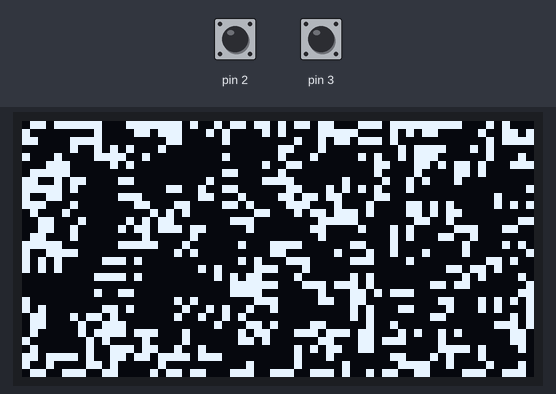
Simulated run of this sketch. Board: Arduino Uno, built with avr-gcc and run on an emulated ATmega328P. Shown: 128×64 one-colour display. The inputs (shaded band) are chosen by the test bench; at power-on: pin 3 HIGH, pin 2 HIGH. Random numbers use the default seed unless the sketch sets one.

Above: at 0.8 s.
1.5 s: pin 3 pulled LOW for 0.45 s
At 2.72 s:
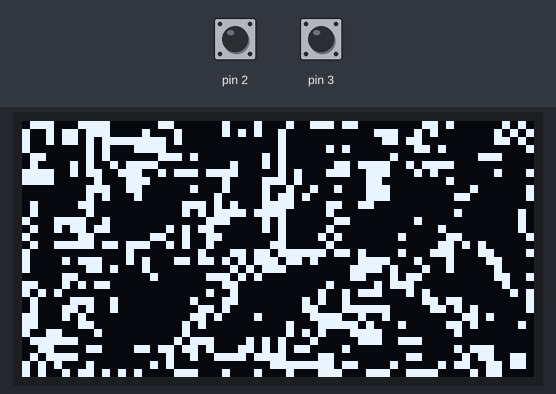
3.9 s: pin 3 pulled LOW for 1 s
At 5.2 s:
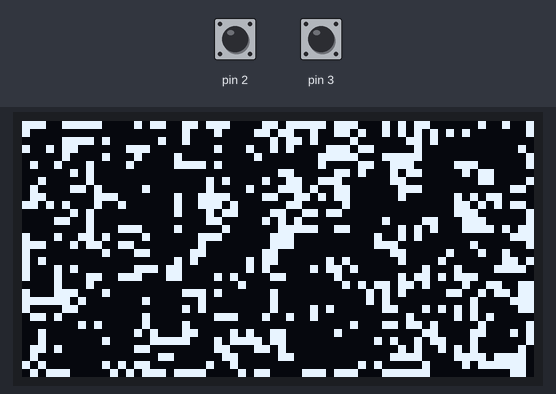
6.4 s: pin 2 pulled LOW for 0.45 s
8.3 s: pin 2 pulled LOW for 1 s
At 9.4 s:
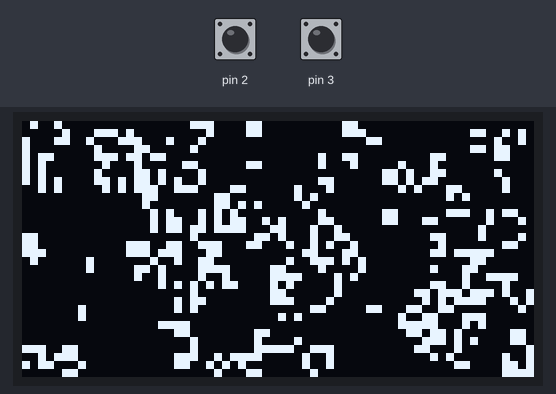
Timing chart, 0 to 11.3 s (numbered marks = the images above; inputs shaded):
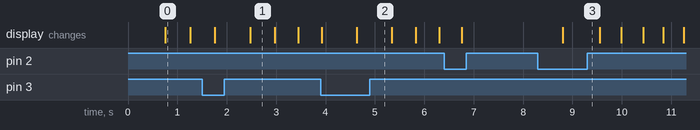

Measured:
- after the input at 8.3 s, the display: changes after 0.51 s (image 3)
- what the display in image 0 shows lasts 0.5 s, from 0.8 s to 1.3 s

The sketch:

game_of_life.ino
```cpp
#include <gamelib.h>

const byte CELL_SIZE = 2;     // in pixels
const byte X = 64;            // number of columns of cells
const byte Y = 32;            // number of rows of cells
static_assert(X * CELL_SIZE <= DISPLAY_WIDTH && Y * CELL_SIZE <= DISPLAY_HEIGHT, "Size of display is 128x64 pixels");
static_assert((X * Y) % 8 == 0, "Disgusting cell count");

// 1 byte stores state of 8 cells
byte cells[(X * Y) / 8];
byte tmpCells[(X * Y) / 8];
bool pause = false;

/* functions ------------------------------------------------------------------ */
byte cell(byte x, byte y)
{
  int pos = y * X + x;
  return cells[pos / 8] & (1 << pos % 8);
}

void cell_set(byte x, byte y, bool alive)
{
  int pos = y * X + x;
  cells[pos / 8] = (cells[pos / 8] & ~(1 << (pos % 8))) | (alive << pos % 8);
}

void cell_set_tmp(byte x, byte y, bool alive)
{
  int pos = y * X + x;
  tmpCells[pos / 8] = (tmpCells[pos / 8] & ~(1 << (pos % 8))) | (alive << pos % 8);
}

//void resetCells(byte density)
void resetCells()
{
  for (int y = 0; y < Y; ++y)
    for (int x = 0; x < X; ++x)
      cell_set(x, y, random(100) < 50);
}

bool isAlive(byte x, byte y)
{
  if (x >= X || y >= Y)
    return false;
  return cell(x, y);
}

byte countNeighbourCells(byte x, byte y)
{
  byte count = 0;
  for (byte i = y == 0 ? 0 : y - 1; i < y + 2; ++i) {
    for (byte j = x == 0 ? 0 : x - 1; j < x + 2; ++j) {
        if (x == j && y == i)
          continue;
        if (isAlive(j, i))
          ++count;
    }
  }
  return count;
}

void updateCells()
{
  // alive cell must have 2 or 3 neighbours, otherwise it dies
  // dead cell with exactly 3 neighbours becomes alive
  for (int y = 0; y < Y; ++y) {
    for (int x = 0; x < X; ++x) {
      int count = countNeighbourCells(x, y);
      if (cell(x, y)) {
        cell_set_tmp(x, y, count == 3 || count == 2);
      } else {
        cell_set_tmp(x, y, count == 3);
      }
    }
  }

  // copy state
  memcpy(cells, tmpCells, sizeof(cells));
  //for (int i = 0; i < sizeof(cells); ++i)
    //cells[i] = tmpCells[i];
}

void drawCells()
{
  for (int y = 0; y < Y; ++y) {
    for (int x = 0; x < X; ++x) {
      if (cell(x, y))
        display.drawBox(x * CELL_SIZE, y * CELL_SIZE, CELL_SIZE, CELL_SIZE);
    }
  }
}

/* start ------------------------------------------------------------------- */
void setup(void)
{
  initGame(BUTTONS);

  resetCells();
}

/* loop -------------------------------------------------------------------- */
void loop(void) {
  // restart game
  if (buttonPressed(START_BUTTON)) {
    resetCells();
  }
  // (un)pause game
  // TODO pressed action button -> 1 step?
  if (buttonPressed(ACTION_BUTTON))
    pause = !pause;

  // update state if unpaused
  if (!pause)
    updateCells();

  // draw state
  display.firstPage();
  do {
    drawCells();
  } while (display.nextPage());
  delay(10);
}
```
